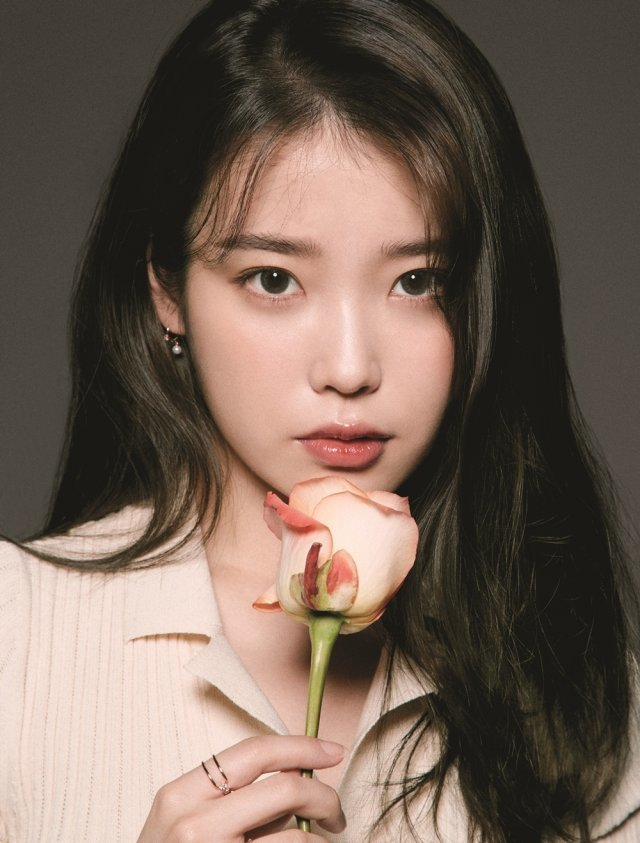
#> input picture HELLO_PYTHON/day16/images/iu.jpg, 640 x 843 px
$ python mycvtest03.py
#> lines starting #> are read from the running program, lines starting #| are printed output that depends on the picture; after the words box and inside, x2 and y2 are one past the last pixel; in counts of white or black regions, pixels touching at a corner belong together
import cv2

# haarcascade 불러오기
face_cascade = cv2.CascadeClassifier('haarcascade_frontalface_default.xml')
eye_cascade = cv2.CascadeClassifier(cv2.data.haarcascades + 'haarcascade_eye.xml')

# 이미지 불러오기
img = cv2.imread('images/iu.jpg')
#> img is the input picture: shape (843, 640, 3); mean B, G, R 86.6, 98.4, 115.5
gray = cv2.cvtColor(img, cv2.COLOR_BGR2GRAY)
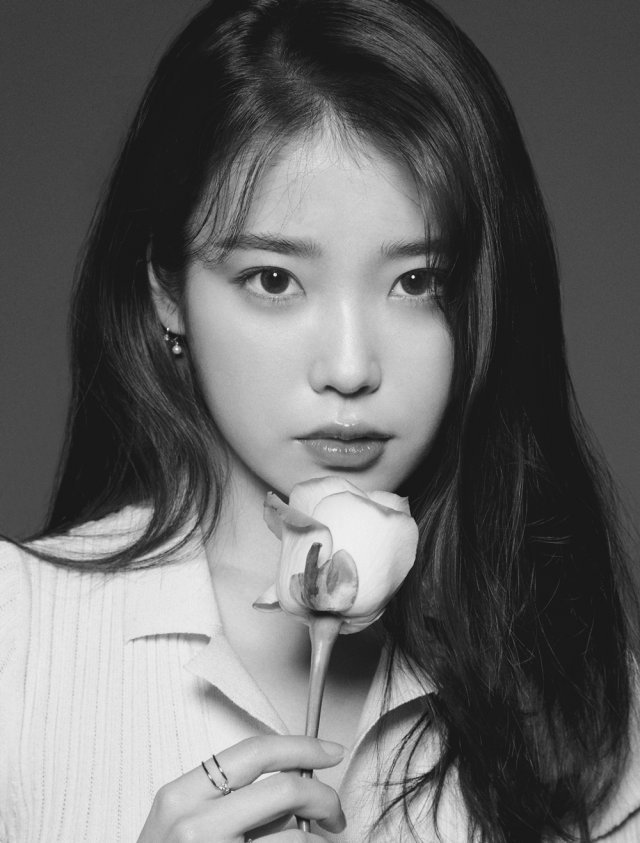
#> gray: shape (843, 640); min 12, max 251, mean 102.2

# 얼굴 찾기
faces = face_cascade.detectMultiScale(gray, 1.3, 5)
#> faces = [[162, 150, 344, 344]]
for (x, y, w, h) in faces:
    cv2.rectangle(img, (x, y), (x + w, y + h), (255, 0, 0), 2)
#> this loop made 1 pass
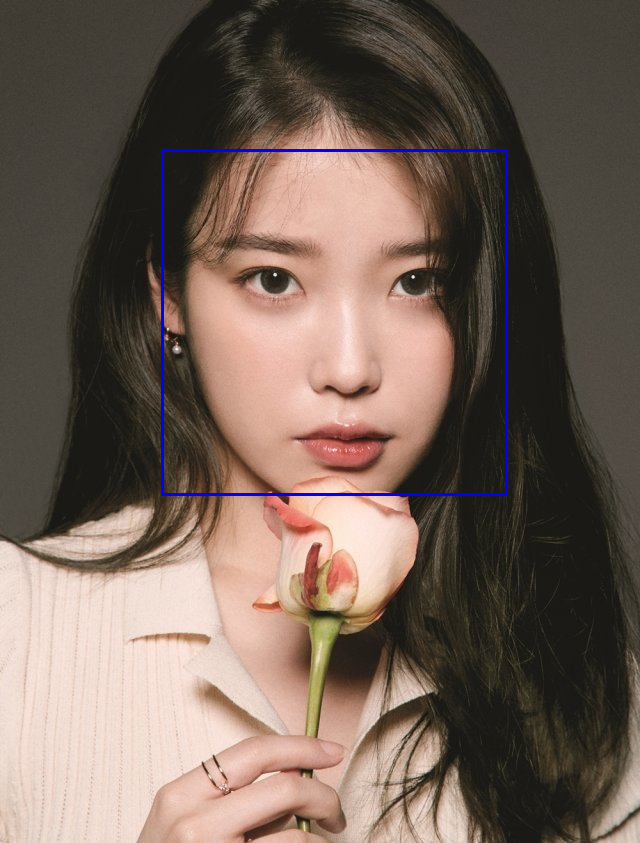
#> img: shape (843, 640, 3); 0.76% of pixels changed, all inside (x1, y1, x2, y2) = (161, 149, 508, 496)

    # [8 lines of commented-out code are left out]
cv2.imshow('image', img)

key = cv2.waitKey(0)
#> (key Esc is pressed here)
cv2.destroyAllWindows()
